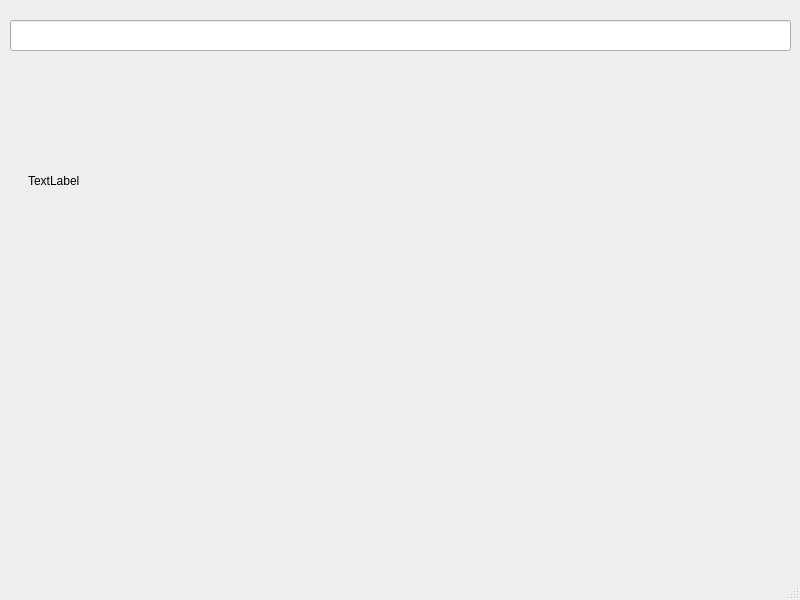
<?xml version="1.0" encoding="UTF-8"?>
<ui version="4.0">
 <class>MainWindow</class>
 <widget class="QMainWindow" name="MainWindow">
  <property name="geometry">
   <rect>
    <x>0</x>
    <y>0</y>
    <width>800</width>
    <height>600</height>
   </rect>
  </property>
  <property name="windowTitle">
   <string>MainWindow</string>
  </property>
  <widget class="QWidget" name="centralwidget">
   <widget class="QLineEdit" name="lineEdit">
    <property name="geometry">
     <rect>
      <x>10</x>
      <y>20</y>
      <width>781</width>
      <height>31</height>
     </rect>
    </property>
   </widget>
   <widget class="QLabel" name="label">
    <property name="geometry">
     <rect>
      <x>28</x>
      <y>85</y>
      <width>751</width>
      <height>191</height>
     </rect>
    </property>
    <property name="text">
     <string>TextLabel</string>
    </property>
   </widget>
  </widget>
  <widget class="QMenuBar" name="menubar">
   <property name="geometry">
    <rect>
     <x>0</x>
     <y>0</y>
     <width>800</width>
     <height>22</height>
    </rect>
   </property>
  </widget>
  <widget class="QStatusBar" name="statusbar"/>
 </widget>
 <resources/>
 <connections/>
</ui>
